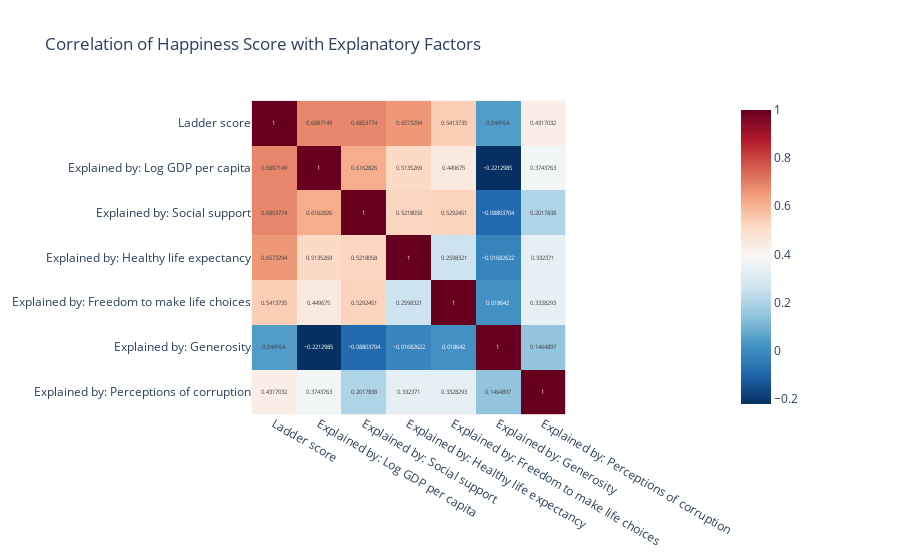

The notebook cell this image was saved under:
### Code cell
corr = df[[
    "Ladder score",
    "Explained by: Log GDP per capita",
    "Explained by: Social support",
    "Explained by: Healthy life expectancy",
    "Explained by: Freedom to make life choices",
    "Explained by: Generosity",
    "Explained by: Perceptions of corruption"
]].corr()

fig = px.imshow(
    corr,
    text_auto=True,
    color_continuous_scale="RdBu_r",
    title="Correlation of Happiness Score with Explanatory Factors"
)
fig.show()

### Figure 1 — Plotly figure (JSON) as saved in the notebook; plotly's stock layout.template omitted (floating-point values rounded to 4 significant figures)
{"data": [{"coloraxis": "coloraxis", "hovertemplate": "x: %{x}<br>y: %{y}<br>color: %{z}<extra></extra>", "name": "0", "texttemplate": "%{z}", "type": "heatmap", "x": ["Ladder score", "Explained by: Log GDP per capita", "Explained by: Social support", "Explained by: Healthy life expectancy", "Explained by: Freedom to make life choices", "Explained by: Generosity", "Explained by: Perceptions of corruption"], "xaxis": "x", "y": ["Ladder score", "Explained by: Log GDP per capita", "Explained by: Social support", "Explained by: Healthy life expectancy", "Explained by: Freedom to make life choices", "Explained by: Generosity", "Explained by: Perceptions of corruption"], "yaxis": "y", "z": [[1.0, 0.6887, 0.6854, 0.6573, 0.5414, 0.04416, 0.4317], [0.6887, 1.0, 0.6163, 0.5135, 0.4497, -0.2213, 0.3744], [0.6854, 0.6163, 1.0, 0.5218, 0.5292, -0.08804, 0.2018], [0.6573, 0.5135, 0.5218, 1.0, 0.2598, -0.01683, 0.3324], [0.5414, 0.4497, 0.5292, 0.2598, 1.0, 0.01864, 0.3328], [0.04416, -0.2213, -0.08804, -0.01683, 0.01864, 1.0, 0.1465], [0.4317, 0.3744, 0.2018, 0.3324, 0.3328, 0.1465, 1.0]]}], "layout": {"coloraxis": {"colorscale": [[0, "rgb(5,48,97)"], [0.1, "rgb(33,102,172)"], [0.2, "rgb(67,147,195)"], [0.3, "rgb(146,197,222)"], [0.4, "rgb(209,229,240)"], [0.5, "rgb(247,247,247)"], [0.6, "rgb(253,219,199)"], [0.7, "rgb(244,165,130)"], [0.8, "rgb(214,96,77)"], [0.9, "rgb(178,24,43)"], [1, "rgb(103,0,31)"]]}, "title": {"text": "Correlation of Happiness Score with Explanatory Factors"}, "xaxis": {"anchor": "y", "constrain": "domain", "domain": [0, 1], "scaleanchor": "y"}, "yaxis": {"anchor": "x", "autorange": "reversed", "constrain": "domain", "domain": [0, 1]}}}
